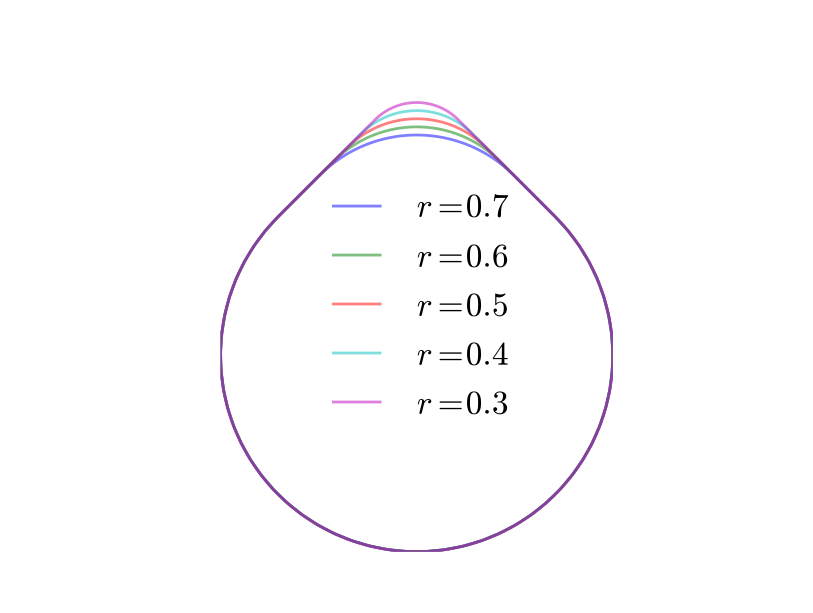

Write Python code to recreate this figure.
from pylab import*
from genera_goccia import*
def shapes():
	genera(1,0.7,pi/4)
	genera(1,0.6,pi/4)
	genera(1,0.5,pi/4)
	genera(1,0.4,pi/4)
	genera(1,0.3,pi/4)
	legend(["$r=0.7$","$r=0.6$","$r=0.5$","$r=0.4$","$r=0.3$"],loc="center",fontsize=16,frameon=False)
	gca().set_aspect("equal")
	axis("off")
